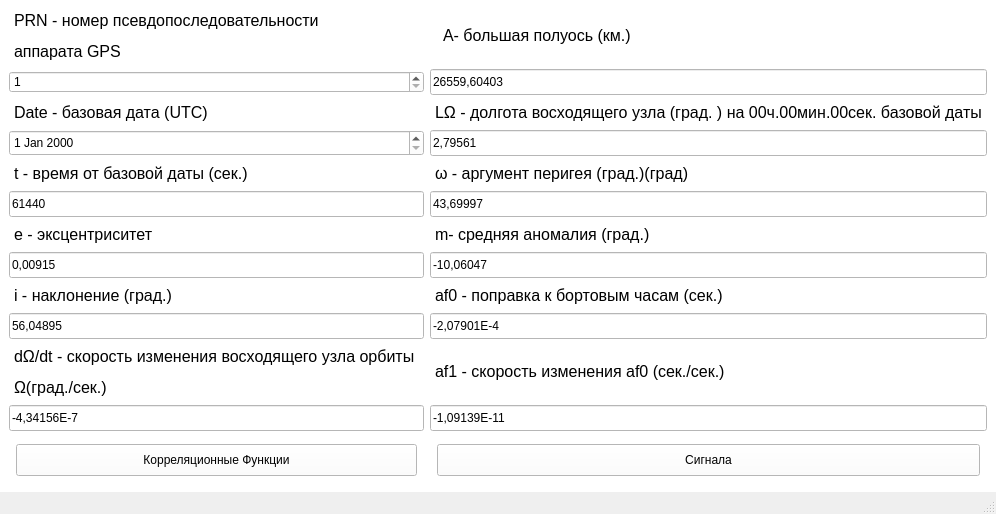
<?xml version="1.0" encoding="UTF-8"?>
<ui version="4.0">
 <class>MainWindow</class>
 <widget class="QMainWindow" name="MainWindow">
  <property name="geometry">
   <rect>
    <x>0</x>
    <y>0</y>
    <width>817</width>
    <height>469</height>
   </rect>
  </property>
  <property name="windowTitle">
   <string>MainWindow</string>
  </property>
  <property name="styleSheet">
   <string notr="true"/>
  </property>
  <widget class="QWidget" name="centralwidget">
   <property name="styleSheet">
    <string notr="true">QWidget{
background-color: white;
font: 13pt &quot;MS Shell Dlg 2&quot;;
}

QLabel{
margin:2px;
}

QDateEdit{
height: 20px;
}

QLineEdit{
height: 20px;
}

QPushButton{
background-color: white;
width: 75 px;
height: 30px;
margin:7px

}

QPushButton:hover{
background-color: silver;
}

QPushButton:pressed{
background-color: grey;
}
</string>
   </property>
   <layout class="QGridLayout" name="gridLayout">
    <item row="0" column="0">
     <widget class="QLabel" name="label_2">
      <property name="text">
       <string>&lt;html&gt;&lt;head/&gt;&lt;body&gt;&lt;p&gt;&lt;span style=&quot; font-size:12pt;&quot;&gt;PRN - номер псевдопоследовательности&lt;/span&gt;&lt;/p&gt;&lt;p&gt;&lt;span style=&quot; font-size:12pt;&quot;&gt;аппарата GPS &lt;/span&gt;&lt;/p&gt;&lt;/body&gt;&lt;/html&gt;</string>
      </property>
     </widget>
    </item>
    <item row="0" column="1">
     <widget class="QLabel" name="label_13">
      <property name="styleSheet">
       <string notr="true">margin-left: 10px</string>
      </property>
      <property name="text">
       <string>&lt;html&gt;&lt;head/&gt;&lt;body&gt;&lt;p&gt;&lt;span style=&quot; font-size:12pt;&quot;&gt;A- большая полуось (км.)&lt;/span&gt;&lt;/p&gt;&lt;/body&gt;&lt;/html&gt;</string>
      </property>
     </widget>
    </item>
    <item row="1" column="0">
     <widget class="QSpinBox" name="spinBox">
      <property name="minimum">
       <number>1</number>
      </property>
      <property name="maximum">
       <number>32</number>
      </property>
     </widget>
    </item>
    <item row="1" column="1">
     <widget class="QLineEdit" name="lineEdit_3">
      <property name="text">
       <string>26559,60403</string>
      </property>
     </widget>
    </item>
    <item row="2" column="0">
     <widget class="QLabel" name="label_3">
      <property name="text">
       <string>&lt;html&gt;&lt;head/&gt;&lt;body&gt;&lt;p&gt;&lt;span style=&quot; font-size:12pt;&quot;&gt;Date - базовая дата (UTC)&lt;/span&gt;&lt;/p&gt;&lt;/body&gt;&lt;/html&gt;</string>
      </property>
     </widget>
    </item>
    <item row="2" column="1">
     <widget class="QLabel" name="label_12">
      <property name="text">
       <string>&lt;html&gt;&lt;head/&gt;&lt;body&gt;&lt;p&gt;&lt;span style=&quot; font-size:12pt;&quot;&gt;LΩ  - долгота восходящего узла (град. ) на 00ч.00мин.00сек. базовой даты&lt;/span&gt;&lt;/p&gt;&lt;/body&gt;&lt;/html&gt;</string>
      </property>
     </widget>
    </item>
    <item row="3" column="0">
     <widget class="QDateEdit" name="dateEdit"/>
    </item>
    <item row="3" column="1">
     <widget class="QLineEdit" name="lineEdit_4">
      <property name="text">
       <string>2,79561</string>
      </property>
     </widget>
    </item>
    <item row="4" column="0">
     <widget class="QLabel" name="label_6">
      <property name="text">
       <string>&lt;html&gt;&lt;head/&gt;&lt;body&gt;&lt;p&gt;&lt;span style=&quot; font-size:12pt;&quot;&gt;t - время от базовой даты (сек.)&lt;/span&gt;&lt;/p&gt;&lt;/body&gt;&lt;/html&gt;</string>
      </property>
     </widget>
    </item>
    <item row="4" column="1">
     <widget class="QLabel" name="label_11">
      <property name="text">
       <string>&lt;html&gt;&lt;head/&gt;&lt;body&gt;&lt;p&gt;&lt;span style=&quot; font-size:12pt;&quot;&gt;ω - аргумент перигея (град.)(град)&lt;/span&gt;&lt;/p&gt;&lt;/body&gt;&lt;/html&gt;</string>
      </property>
     </widget>
    </item>
    <item row="5" column="0">
     <widget class="QLineEdit" name="lineEdit">
      <property name="text">
       <string>61440</string>
      </property>
     </widget>
    </item>
    <item row="5" column="1">
     <widget class="QLineEdit" name="lineEdit_5">
      <property name="text">
       <string>43,69997</string>
      </property>
     </widget>
    </item>
    <item row="6" column="0">
     <widget class="QLabel" name="label_7">
      <property name="text">
       <string>&lt;html&gt;&lt;head/&gt;&lt;body&gt;&lt;p&gt;&lt;span style=&quot; font-size:12pt;&quot;&gt;e - эксцентриситет&lt;/span&gt;&lt;/p&gt;&lt;/body&gt;&lt;/html&gt;</string>
      </property>
     </widget>
    </item>
    <item row="6" column="1">
     <widget class="QLabel" name="label_10">
      <property name="text">
       <string>&lt;html&gt;&lt;head/&gt;&lt;body&gt;&lt;p&gt;&lt;span style=&quot; font-size:12pt;&quot;&gt;m- средняя аномалия (град.)&lt;/span&gt;&lt;/p&gt;&lt;/body&gt;&lt;/html&gt;</string>
      </property>
     </widget>
    </item>
    <item row="7" column="0">
     <widget class="QLineEdit" name="lineEdit_2">
      <property name="text">
       <string>0,00915</string>
      </property>
     </widget>
    </item>
    <item row="7" column="1">
     <widget class="QLineEdit" name="lineEdit_6">
      <property name="text">
       <string>-10,06047</string>
      </property>
     </widget>
    </item>
    <item row="8" column="0">
     <widget class="QLabel" name="label_4">
      <property name="text">
       <string>&lt;html&gt;&lt;head/&gt;&lt;body&gt;&lt;p&gt;&lt;span style=&quot; font-size:12pt;&quot;&gt; i - наклонение (град.)&lt;/span&gt;&lt;/p&gt;&lt;/body&gt;&lt;/html&gt;</string>
      </property>
     </widget>
    </item>
    <item row="8" column="1">
     <widget class="QLabel" name="label_9">
      <property name="text">
       <string>&lt;html&gt;&lt;head/&gt;&lt;body&gt;&lt;p&gt;&lt;span style=&quot; font-size:12pt;&quot;&gt;af0 - поправка к бортовым часам (сек.)&lt;/span&gt;&lt;/p&gt;&lt;/body&gt;&lt;/html&gt;</string>
      </property>
     </widget>
    </item>
    <item row="9" column="0">
     <widget class="QLineEdit" name="lineEdit_9">
      <property name="text">
       <string>56,04895</string>
      </property>
     </widget>
    </item>
    <item row="9" column="1">
     <widget class="QLineEdit" name="lineEdit_7">
      <property name="text">
       <string>-2,07901E-4</string>
      </property>
     </widget>
    </item>
    <item row="10" column="0">
     <widget class="QLabel" name="label">
      <property name="text">
       <string>&lt;html&gt;&lt;head/&gt;&lt;body&gt;&lt;p&gt;&lt;span style=&quot; font-size:12pt;&quot;&gt;dΩ/dt - скорость изменения восходящего узла орбиты &lt;/span&gt;&lt;/p&gt;&lt;p&gt;&lt;span style=&quot; font-size:12pt;&quot;&gt;Ω(град./сек.)&lt;/span&gt;&lt;/p&gt;&lt;/body&gt;&lt;/html&gt;</string>
      </property>
     </widget>
    </item>
    <item row="10" column="1">
     <widget class="QLabel" name="label_8">
      <property name="text">
       <string>&lt;html&gt;&lt;head/&gt;&lt;body&gt;&lt;p&gt;&lt;span style=&quot; font-size:12pt;&quot;&gt;af1 - скорость изменения af0 (сек./сек.)&lt;/span&gt;&lt;/p&gt;&lt;/body&gt;&lt;/html&gt;</string>
      </property>
     </widget>
    </item>
    <item row="11" column="0">
     <widget class="QLineEdit" name="lineEdit_11">
      <property name="text">
       <string>-4,34156E-7</string>
      </property>
     </widget>
    </item>
    <item row="11" column="1">
     <widget class="QLineEdit" name="lineEdit_8">
      <property name="text">
       <string>-1,09139E-11</string>
      </property>
     </widget>
    </item>
    <item row="12" column="0">
     <widget class="QPushButton" name="pushButton_2">
      <property name="styleSheet">
       <string notr="true">font: 16pt &quot;MS Shell Dlg 2&quot;;
</string>
      </property>
      <property name="text">
       <string>Корреляционные Функции</string>
      </property>
     </widget>
    </item>
    <item row="12" column="1">
     <widget class="QPushButton" name="pushButton">
      <property name="styleSheet">
       <string notr="true">font: 16pt &quot;MS Shell Dlg 2&quot;;
</string>
      </property>
      <property name="text">
       <string>Cигнала</string>
      </property>
     </widget>
    </item>
   </layout>
  </widget>
  <widget class="QMenuBar" name="menubar">
   <property name="geometry">
    <rect>
     <x>0</x>
     <y>0</y>
     <width>817</width>
     <height>17</height>
    </rect>
   </property>
  </widget>
  <widget class="QStatusBar" name="statusbar"/>
 </widget>
 <resources/>
 <connections/>
</ui>
